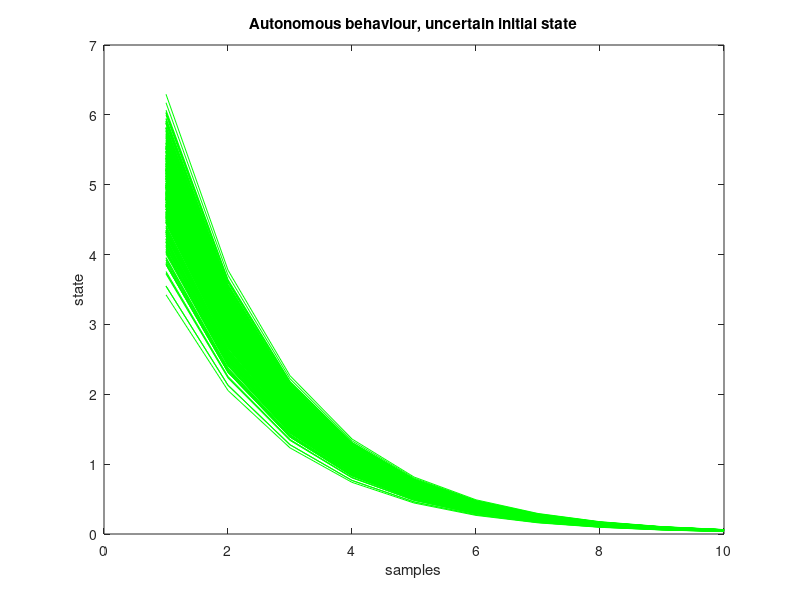

Write MATLAB code to recreate this figure.
% Propagation of uncertainty on initial state
%example of state dynamics model
% xn=0.6 xo
%initial state (with some Gaussian uncertainty)
X0=5+(0.5*randn(500,1)); 

Ns=10; %number of samples along time
X=zeros(500,Ns); %reserve space
X(:,1)=X0;
for nn=2:Ns,
   X(:,nn)=0.6*X(:,nn-1);
end;

figure(1)
for np=1:500,   
   plot(X(np,:),'g-'); hold on;
end;   
xlabel('samples'); ylabel('state');
title('Autonomous behaviour, uncertain initial state');
